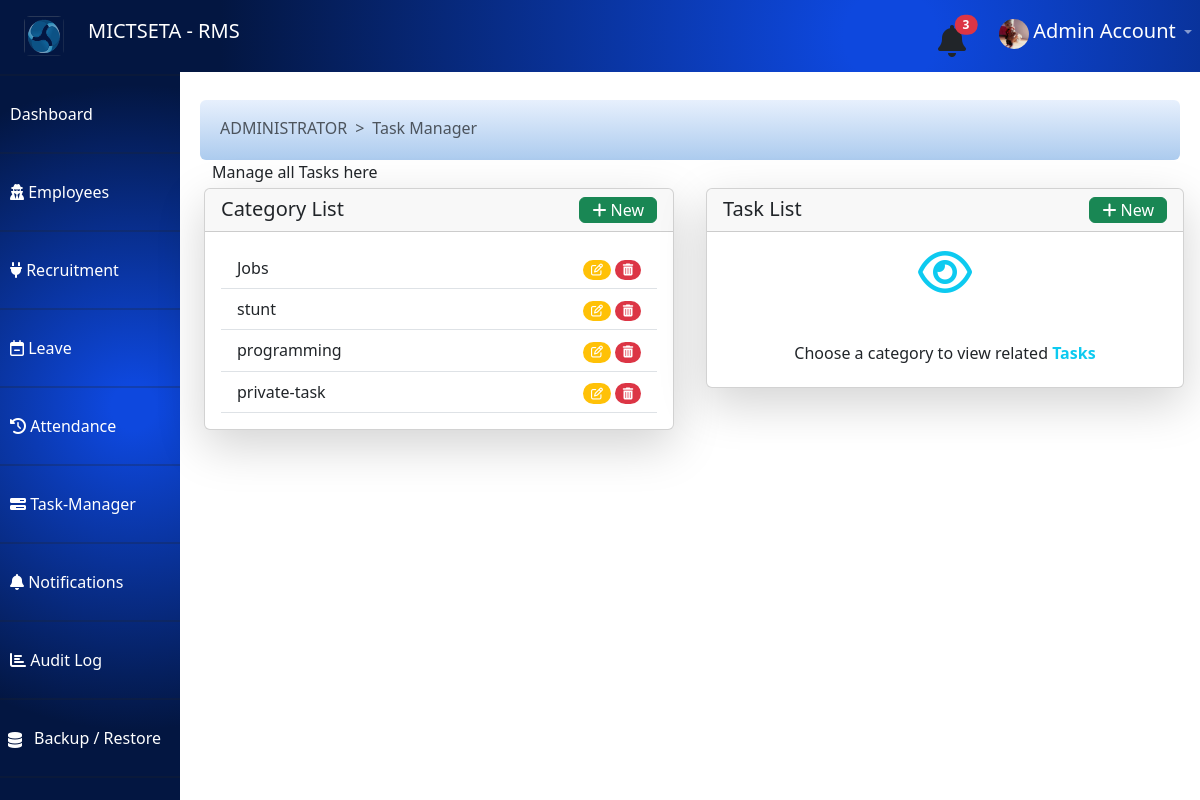
The page /dashboard/task_manager/ (signed in) on the database its author committed.
### profiles/models.py (models this page shows, shortened)
class ProfileImage(models.Model):
	user = models.OneToOneField(User, on_delete=models.CASCADE)
	image = models.ImageField(upload_to='static/profiles/images/')
	uploaded_at = models.DateTimeField(auto_now_add=True)

class StaffProfile(models.Model):
	user = models.OneToOneField(User, on_delete=models.CASCADE)
	job_title = models.CharField(max_length=100,null=True )
	department = models.CharField(max_length=6,null=True )
	salary = models.CharField(max_length=225,null=True )
	hire_date = models.DateTimeField(auto_now_add=True)
	phone = models.CharField(max_length=6,null=True )
	idnumber =  models.CharField(max_length=13,null=False )
	gender = models.CharField(max_length=6,null=False )
	age = models.CharField(max_length=6,null=False )
	dob = models.CharField(max_length=6,null=False )

### task_manager/models.py (models this page shows, shortened)
class Category(models.Model):
    name = models.CharField(max_length=100, null=False)
    date = models.DateTimeField(auto_now_add=True)
    user = models.ForeignKey(User, on_delete=models.CASCADE)

### dashboard/views.py (the view)
# urls.py: path('task_manager/', views.task_manager, name="dashboard.task_manager"),
def task_manager(request):
	if request.user.is_authenticated:
		if request.user.is_staff:
			if request.user.is_superuser:
				categoreis = Category.objects.filter(Q(user=request.user) | Q(task__assigned_to=request.user)).distinct()
			else:
				categoreis = Category.objects.filter(Q(user=request.user) | Q(task__assigned_to=request.user)).distinct()
			if request.user.is_superuser:
				assignees = User.objects.filter(is_staff=True)
			else:
				assignees = User.objects.filter(id=request.user.id)
			if request.user.is_superuser:
				notify_len = len(Notification.objects.filter(is_seen=False))
			else:
				notify_len = len(Notification.objects.filter(user=request.user,is_seen=False))
			return render(request, 'task_manager.html',{ 'categories':categoreis, 'assignees':assignees,'notify_len':notify_len})
		else:
			return HttpResponse(f"<h1> Sever Error : Permission Denied </h1>")
	else:
		return redirect('render_auth_page')

### dashboard/templates/task_manager.html (shortened to what this page needs)
{% extends 'dashboard_base.html' %}
{% load static %}
{% block breadcrumbs %}
      <li class="breadcrumb-item active" aria-current="page">Task Manager</li>
{% endblock %}
{% block description %} Manage all Tasks here  {% endblock %}
{% block content %}
<div class="row">
<div class="col-sm-12 col-md-6 ">
	<div class="card shadow-lg rounded-2 m-1" style="height:auto;">
	  <h5 class="card-header d-flex justify-content-between w-100">
	    <span>Category List</span>
	    <button type="button" class="btn btn-success py-0" data-bs-toggle="modal" data-bs-target="#newCategory"> <i class="fa fa-plus" aria-hidden="true"></i> New</button>
	  </h5>
	  <div class="card-body">
		  <div class="list-group list-group-flush" id="myList" role="tablist">
		  {% for category in categories  %}
		    <a class="list-group-item list-group-item-action d-flex justify-content-between" data-bs-toggle="list" href="#category{{category.id}}" role="tab">{{category.name}}
		    	{% if user.id == category.user.id %}
		    	<span>
				    	 <span class="badge bg-warning rounded-pill " type="button" data-bs-toggle="modal" data-bs-target="#updateCategory{{category.id}}"> <i class="fa fa-edit" aria-hidden="true"></i></span>
					    <span class="badge bg-danger rounded-pill" type="button" onclick="deleteCategory({{category.id}})"> <i class="fa fa-trash" aria-hidden="true"></i></span>
		    	</span>
		    	{% endif %}
		    </a>
		  {% endfor %}
		  </div>
	  </div>
	</div>
</div>
<div class="col-12 col-md-6 ">
	<div class="card p-0 w-100 shadow-lg rounded-2 m-1" style="height:auto;">
	  <h5 class="card-header d-flex justify-content-between w-100">
	    <span>Task List</span>
	    <button type="button" class="btn btn-success py-0" data-bs-toggle="modal" data-bs-target="#newTask"> <i class="fa fa-plus" aria-hidden="true"></i> New</button>
	  </h5>
	  	<div class="card-body">
		  	<div class="tab-content">
	    	<div class="tab-pane active" id="category{{category.id}}" role="tabpanel">
	    		<div class="d-flex justify-content-center ">
	              <i class="fa fa-eye fa-3x text-info" aria-hidden="true"></i>
	             </div>
	              <div class="d-flex justify-content-center mt-5">
	             <h6>Choose a category to view related <b class="text-info">Tasks</b> </h6>
	            </div>
	    	</div>
  		</div>
	  </div>
	</div>
</div>
</div>
{% endblock %}

### dashboard/templates/dashboard_base.html (shortened to what this page needs)
<!DOCTYPE html>
<html lang="en">
<head>
  <link href="https://cdn.jsdelivr.net/npm/bootstrap@5.0.2/dist/css/bootstrap.min.css" rel="stylesheet">
  <link href="https://stackpath.bootstrapcdn.com/bootstrap/4.5.2/css/bootstrap.min.css" rel="stylesheet">
  <link rel="stylesheet" href="https://cdnjs.cloudflare.com/ajax/libs/font-awesome/4.7.0/css/font-awesome.min.css">
  <link rel="stylesheet" href="https://cdnjs.cloudflare.com/ajax/libs/font-awesome/6.0.0-beta3/css/all.min.css">
    <link
        href=
"https://cdnjs.cloudflare.com/ajax/libs/bootstrap-datetimepicker/4.17.37/css/bootstrap-datetimepicker.min.css"
        rel="stylesheet">
  <link rel="stylesheet" href="https://cdnjs.cloudflare.com/ajax/libs/twitter-bootstrap/5.3.0/css/bootstrap.min.css">
  <link rel="stylesheet" href="https://cdn.datatables.net/2.0.8/css/dataTables.bootstrap5.css">
 {% load static %}
</head>
<body>
  <nav class="navbar navbar-expand-lg navbar-dark ">
    <a class="navbar-brand " href="#">
      <img src="{% static 'job_seeker/images/webicon.png' %}" class="rounded-2 float-start mx-4" alt="..." style="width:40px;height:40px;" >
      <span>
        MICTSETA - RMS
      </span>
    </a>
    <div class="collapse navbar-collapse" id="navbarNav">
      <ul class="navbar-nav ml-auto">
        <li class="nav-item">
          <a class="nav-link" href="#">
            <a href="{% url 'dashboard.get_notifications'%}">
              <button type="button" class="btn btn-primarys position-relative p-0 mr-4 mb-1">
               <i class="fas fa-bell fa-2x text-dark"  > </i>
               {% if user.notifications or user.is_superuser %}
                {% if notify_len %}
                <span class="position-absolute top-0 start-100 translate-middle badge rounded-pill bg-danger ">
                  {{notify_len}}
                </span>
                {% endif%}
              {% endif %}
              </button>
            </a>
          </a>
        </li>
        <li class="nav-item dropdown">
          <a class="nav-link dropdown-toggle" href="#" id="navbarDropdown" role="button" data-toggle="dropdown" aria-haspopup="true" aria-expanded="false">
           {% if user.profileimage.image %}
            <img src="{{user.profileimage.image.url}}" class="rounded-circle" alt="..." style="width:30px;height: 30px;">
            {% else %}
            <img src="{% static 'dashboard/images/default_user.jpg' %}" class="rounded-circle" alt="..." style="width:30px;height: 30px;">
           {% endif %}
            <span class="text-white " style="font-size:20px;">{{user.first_name}} {{user.last_name}}</span>
          </a>
        </li>
      </ul>
    </div>
  </nav>
  <div class="sidebar" style=" overflow-y: scroll; overflow-x:none;">
    <h2 class="text-white">Dashboard</h2>
    <hr>
    <a href="#" data-toggle="collapse" data-target="#dashboardMenu" aria-expanded="false" aria-controls="dashboardMenu">
      Dashboard
    </a>
    <hr>
{% if user.is_superuser and user.staffprofile.department == "ADMINISTRATOR" or user.is_superuser and user.staffprofile.department == "MANAGER" %}
    <a href="#" data-toggle="collapse" data-target="#usersMenu" aria-expanded="false" aria-controls="usersMenu">
      <i class="fa fa-user-secret" aria-hidden="true"></i>
       Employees
    </a>
    <hr>
{% endif %}
    <a href="#" data-toggle="collapse" data-target="#jobsMenu" aria-expanded="false" aria-controls="jobsMenu">
    <i class="fa fa-plug" aria-hidden="true"></i>  Recruitment
    </a>
    <hr>
    <a href="#" data-toggle="collapse" data-target="#settingsMenu" aria-expanded="false" aria-controls="settingsMenu">
     <i class="fa fa-calendar-minus-o" aria-hidden="true"></i>
 Leave
    </a>
    <hr>
    <a href="{% url 'dashboard.manage_attendance' %}">
      <i class="fa fa-history" aria-hidden="true"></i> Attendance
    </a>
    <hr>
    <a href="{% url 'dashboard.task_manager' %}">
      <i class="fa fa-tasks" aria-hidden="true"></i> Task-Manager
    </a>
    <hr>
    <a href="#" data-toggle="collapse" data-target="#notificationsMenu" aria-expanded="false" aria-controls="notificationsMenu">
      <i class="fas fa-bell"  > </i> Notifications {% if noty %}<span class="badge bg-danger">{{noty}}</span>{% endif %}
    </a>
    <hr>
     <a href="#" data-toggle="collapse" data-target="#aduit_logMenu" aria-expanded="false" aria-controls="aduit_logMenu">
      <i class="fas fa-bar-chart" > </i> Audit Log
    </a>
    <hr>
     <i class="fa fa-database mt-3 ml-2 position-absolute text-white" aria-hidden="true"></i>
    <a href="{% url 'dashboard.backup_database' %}" class="ml-4">
      Backup / Restore
    </a>
    <hr>
  </div>
  <div class="main-content">
    <div class="content">
      <div id="defaultPage" style="margin-top: 40px;">
        <nav style="--bs-breadcrumb-divider: '>';margin-top: 80px;" aria-label="breadcrumb" class="p-1 pt-3 rounded-2 bread-container">
          <ol class="breadcrumb px-3">
            <li class="breadcrumb-item active"> {{user.staffprofile.department}}</li>
            {% block breadcrumbs %}
            {% endblock %}
          </ol>
        </nav>
        <div class="container">
        {% block description %} {% endblock %}
        </div>
        {% block content %}
        {% endblock %}
      </div>
    </div>
  </div>
</body>
</html>

### rows shown on the page
Category: name "Jobs"
Category: name "stunt"
Category: name "programming"
Category: name "private-task"

### other values the page prints
{{ notify_len }} "3"
{{ user.first_name }} "Admin"
{{ user.last_name }} "Account"
{{ user.staffprofile.department }} "ADMINISTRATOR"
